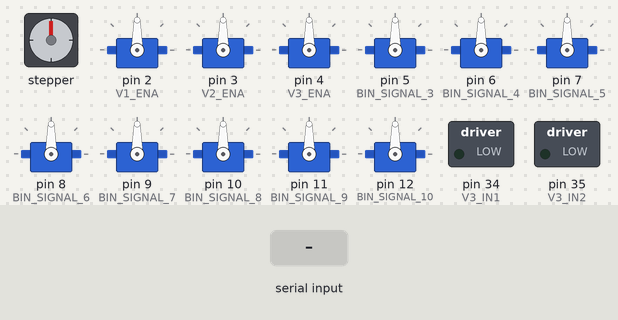
The sketch below on a simulated Arduino Mega 2560, built with avr-gcc and run on an emulated ATmega2560. Shown: stepper motor, 11 × servo, switched loads named in the sketch (green lamp = pin HIGH). Wiring (inferred from the names in the program): stepper motor (2048 steps per turn assumed): coils pin 33, pin 32, pin 31, pin 30. The test bench sets the inputs (shaded band). What the sketch prints to the serial monitor is not drawn.

Above: at 0.1 s.
At 1.2 s:
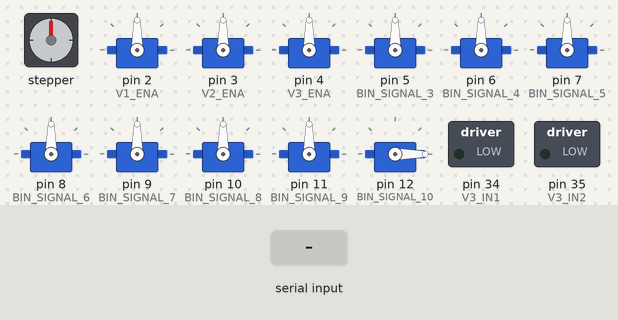
1.3 s: "IN\n" received over Serial
2.8 s: "1\n" received over Serial
Timing chart, 0 to 5.8 s (numbered marks = the images above; inputs shaded):
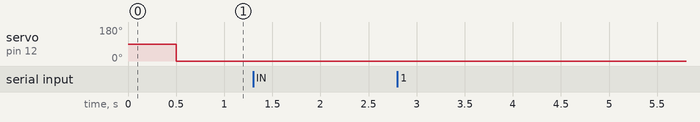

The sketch:

Brick-By-Brick-Arduino.ino
```cpp
#include <AccelStepper.h>
#include <Wire.h>
#include <Servo.h>
#include "Brick-By-Brick-Arduino.h"

//MOTOR DECLARATIONS
AccelStepper inputConvey(AccelStepper::DRIVER, INPUT_CONVEY_STEP, INPUT_CONVEY_DIR);
AccelStepper identConvey(AccelStepper::DRIVER, IDENT_CONVEY_STEP, IDENT_CONVEY_DIR);

AccelStepper liftMotor(AccelStepper::DRIVER, LIFT_MOTOR_STEP, LIFT_MOTOR_DIR);
AccelStepper carouselMotor(AccelStepper::DRIVER, CAROUSEL_MOTOR_STEP, CAROUSEL_MOTOR_DIR);

//FLAG DECLARATIONS
bool vChannel1Active = false;
bool vChannel2Active = false;
bool vChannel3Active = false;

bool inputConveyActive = false;
bool identConveyActive = false;
bool liftActive = false;

//create angular servos
Servo bins[14];

int binStates[14];              // current angle (0 or 90)
unsigned long binTimers[14];   // when it was activated
bool binActive[14];            // whether it's moving

unsigned long binStartTime = 0;
int currentBin = -1;

void setup() {

  //set max speed of stepper motors
  inputConvey.setMaxSpeed(2000);
  inputConvey.setAcceleration(1000);

  identConvey.setMaxSpeed(2000);
  identConvey.setAcceleration(1000);

  liftMotor.setMaxSpeed(1500);
  liftMotor.setAcceleration(800);
  liftMotor.setSpeed(0);
  liftActive = false;

  carouselMotor.setMaxSpeed(2000);
  carouselMotor.setAcceleration(1000);

  pinMode(V1_IN1, OUTPUT);
  pinMode(V1_IN2, OUTPUT);
  pinMode(V1_ENA, OUTPUT);

  pinMode(V2_IN1, OUTPUT);
  pinMode(V2_IN2, OUTPUT);
  pinMode(V2_ENA, OUTPUT);

  pinMode(V3_IN1, OUTPUT);
  pinMode(V3_IN2, OUTPUT);
  pinMode(V3_ENA, OUTPUT);

  pinMode(LIFT_LIMIT_SWITCH, INPUT_PULLUP);

  setVChannel(1, 0);
  setVChannel(2, 0);
  setVChannel(3, 0);

  //attach pins to servo
  bins[0].attach(BIN_SIGNAL_0);
  bins[1].attach(BIN_SIGNAL_1);
  bins[2].attach(BIN_SIGNAL_2);
  bins[3].attach(BIN_SIGNAL_3);
  bins[4].attach(BIN_SIGNAL_4);
  bins[5].attach(BIN_SIGNAL_5);
  bins[6].attach(BIN_SIGNAL_6);
  bins[7].attach(BIN_SIGNAL_7);
  bins[8].attach(BIN_SIGNAL_8);
  bins[9].attach(BIN_SIGNAL_9);
  bins[10].attach(BIN_SIGNAL_10);
  bins[11].attach(BIN_SIGNAL_11);
  bins[12].attach(BIN_SIGNAL_12);
  bins[13].attach(BIN_SIGNAL_13);

  //turn on serial communication for arduino mega
  Serial.begin(115200);
}

void loop() {
  static char cmd[16];

  if(readCommand(cmd)){
    Serial.print("CMD: [");
    Serial.print(cmd);
    Serial.println("]");

    processCommand(cmd);
  }

  // bin timing logic
  if(binActive && millis() - binStartTime >= 250){
    setServo(currentBin, BIN_CLOSED);
    setAllMotorSpeeds(0);
    binActive[currentBin] = false;
  }

  if(vChannel1Active){
    setVChannel(1, 100);
  } else{
    setVChannel(1, 0);
  }

  if(vChannel2Active){
    setVChannel(2, 100);
  } else{
    setVChannel(2, 0);
  }

  if(vChannel3Active){
    setVChannel(3, 100);
  } else{
    setVChannel(3, 0);
  }

  if(liftActive){
    if(digitalRead(LIFT_LIMIT_SWITCH) == LOW){ // triggered
      liftMotor.setSpeed(0);
      liftActive = false;
    } else {
      liftMotor.setSpeed(1000);
    }
  }

  // Input conveyor
  if(inputConveyActive){
    inputConvey.setSpeed(2000);
  } else {
    inputConvey.setSpeed(0);
  }

  // Identifier conveyor
  if(identConveyActive){
    identConvey.setSpeed(2000);
  } else {
    identConvey.setSpeed(0);
  }

  // run stepper motors
  inputConvey.runSpeed();
  identConvey.runSpeed();
  carouselMotor.run();
  if(liftActive){
    liftMotor.runSpeed();
  }

  for (int i = 0; i < 14; i++) {
    if (binActive[i]) {
      if (millis() - binTimers[i] > 500) {  // 500 ms hold time
        bins[i].write(0);                  // close again (optional)
        binActive[i] = false;
      }
    }
  }

}


///////////////////////////////////////////////////////////////
// COMMAND HANDLING CODE //
///////////////////////////////////////////////////////////////

bool readCommand(char *cmd) {
  static uint8_t index = 0;
  bool commandReady = false;

  while (Serial.available() > 0) {
    char c = Serial.read();

    if (c == '\n' || c == '\r') {
      if (index > 0) {
        cmd[index] = '\0';
        index = 0;
        return true;
        commandReady = true;
      }
    } else {
      if (index < 15) {
        cmd[index++] = c;
      } else {
        index = 0; // overflow reset
      }
    }
  }

  return commandReady;
}

void processCommand(char *cmd) {
  Serial.print("Processing: [");
  Serial.print(cmd);
  Serial.println("]");

  if (strncmp(cmd, "IN", 2) == 0) {
    handleInputConvey(cmd);
  }
  else if (strncmp(cmd, "ID", 2) == 0) {
    handleIdentConvey(cmd);
  }
  else if (strncmp(cmd, "LI", 2) == 0) {
    handleLift(cmd);
  }
  else if (cmd[0] == 'B') {
    handleCarousel(cmd);
  }
  else if (strlen(cmd) == 4 && cmd[1] == 'T') {
    handleTrapdoor(cmd);
  }
  else if (cmd[0] == 'V') {
    handleVChannel(cmd);
  }
  else {
    Serial.println("ERR:UNKNOWN_CMD");
  }
}

void handleInputConvey(char *cmd){
  if(strlen(cmd) >= 3){
    inputConveyActive = (cmd[2] == '1');
  }
}

void handleIdentConvey(char *cmd){
  if(strlen(cmd) >= 3){
    identConveyActive = (cmd[2] == '1');
  }
}

void handleLift(char *cmd){
  if(strlen(cmd) >= 3 && cmd[2] == '1'){
    liftActive = true;
    liftMotor.setSpeed(1000);
  }
}

void handleCarousel(char *cmd){
  int bin = atoi(cmd + 1);

  if(bin >= 0 && bin <= 23){
    int angle = map(bin, 0, 23, 0, 360);

    long steps = map(angle, 0, 360, 0, 1600);
    // adjust 2000 based on your system

    carouselMotor.moveTo(steps);
  }
}

void handleTrapdoor(char *cmd){

  if(strlen(cmd) < 4) return;

  int state = cmd[0] - '0';   // 1 or 0
  int bin   = atoi(cmd + 2);  // 00–13

  if(bin >= 0 && bin <= 13){
    if(state == 1){
      setServo(currentBin, BIN_OPEN);
    } else {
      setServo(currentBin, BIN_CLOSED);
    }
  }
}

void handleVChannel(char *cmd){

  if(strlen(cmd) < 4) return;

  int channel = cmd[1] - '0';
  int state   = cmd[3] - '0';

  bool on = (state == 1);

  switch(channel){
    case 1: vChannel1Active = on; break;
    case 2: vChannel2Active = on; break;
    case 3: vChannel3Active = on; break;
  }
}


///////////////////////////////////////////////////////////////
// MOVEMENT CODE //
///////////////////////////////////////////////////////////////

  //set all motors to the same speed
  void setAllMotorSpeeds(int speed){
    inputConvey.setSpeed(speed);
    identConvey.setSpeed(speed);
  }

  void setVChannel(int channel, int speedPercent) {

    int pwm = map(abs(speedPercent), 0, 100, 0, 255);

    int in1, in2, ena;

    switch(channel){
      case 1: in1 = V1_IN1; in2 = V1_IN2; ena = V1_ENA; break;
      case 2: in1 = V2_IN1; in2 = V2_IN2; ena = V2_ENA; break;
      case 3: in1 = V3_IN1; in2 = V3_IN2; ena = V3_ENA; break;
      default: return;
    }

    if(speedPercent > 0){
      digitalWrite(in1, HIGH);
      digitalWrite(in2, LOW);
    }
    else if(speedPercent < 0){
      digitalWrite(in1, LOW);
      digitalWrite(in2, HIGH);
    }
    else{
      digitalWrite(in1, LOW);
      digitalWrite(in2, LOW);
    }

    analogWrite(ena, pwm);
  }

  //run the motor with an acceleration to a relative position
  void setRelativeMotor(AccelStepper& stepper, int acceleration, int relativePosition){
    stepper.setAcceleration(acceleration);
    stepper.moveTo(stepper.currentPosition() + relativePosition);
  }

  //run the motor with an acceleration to an absolute position
  void setAbsoluteMotor(AccelStepper& stepper, int acceleration, int absolutePosition){
    stepper.setAcceleration(acceleration);
    stepper.moveTo(absolutePosition);
  }

  //set a servo to a desired angle
  void setServo(int bin, int angle) {
    bins[bin].write(angle);
    binStates[bin] = angle;
    binTimers[bin] = millis();
    binActive[bin] = true;
  }
```

Brick-By-Brick-Arduino.h
```cpp
#ifndef BRICK_BY_BRICK_ARDUINO_H
#define BRICK_BY_BRICK_ARDUINO_H

//////////////////////////////////////////////
// DEFINE MOTOR PINS (DIGITAL ONLY)
//////////////////////////////////////////////

// Input Conveyor
#define INPUT_CONVEY_STEP               22
#define INPUT_CONVEY_DIR                23

// Identification Conveyor
#define IDENT_CONVEY_STEP               28 //24
#define IDENT_CONVEY_DIR                29 //25

// Lift Motor
#define LIFT_MOTOR_STEP                 26
#define LIFT_MOTOR_DIR                  27

// Carousel Motor
#define CAROUSEL_MOTOR_STEP             24 //28
#define CAROUSEL_MOTOR_DIR              25 //29

// V Channel 1
#define V1_IN1                          30
#define V1_IN2                          31
#define V1_ENA                          2    // PWM

// V Channel 2
#define V2_IN1                          32
#define V2_IN2                          33
#define V2_ENA                          3    // PWM

// V Channel 3
#define V3_IN1                          34
#define V3_IN2                          35
#define V3_ENA                          4    // PWM


//////////////////////////////////////////////
// DEFINE SERVO PINS (PWM)
//////////////////////////////////////////////
#define BIN_SIGNAL_0                    2
#define BIN_SIGNAL_1                    3
#define BIN_SIGNAL_2                    4
#define BIN_SIGNAL_3                    5
#define BIN_SIGNAL_4                    6
#define BIN_SIGNAL_5                    7
#define BIN_SIGNAL_6                    8
#define BIN_SIGNAL_7                    9
#define BIN_SIGNAL_8                    10
#define BIN_SIGNAL_9                    11
#define BIN_SIGNAL_10                   12
#define BIN_SIGNAL_11                   13
#define BIN_SIGNAL_12                   44
#define BIN_SIGNAL_13                   45


//////////////////////////////////////////////
// DEFINE SENSORS
//////////////////////////////////////////////
#define LIFT_LIMIT_SWITCH               40


//////////////////////////////////////////////
// DEFINE DEFINITIONS
//////////////////////////////////////////////
#define BIN_OPEN                        90
#define BIN_CLOSED                      0

#endif
```

Measured:
- after the input at 1.3 s, every drawn part: stays the same
- after the input at 2.8 s, every drawn part: stays the same
